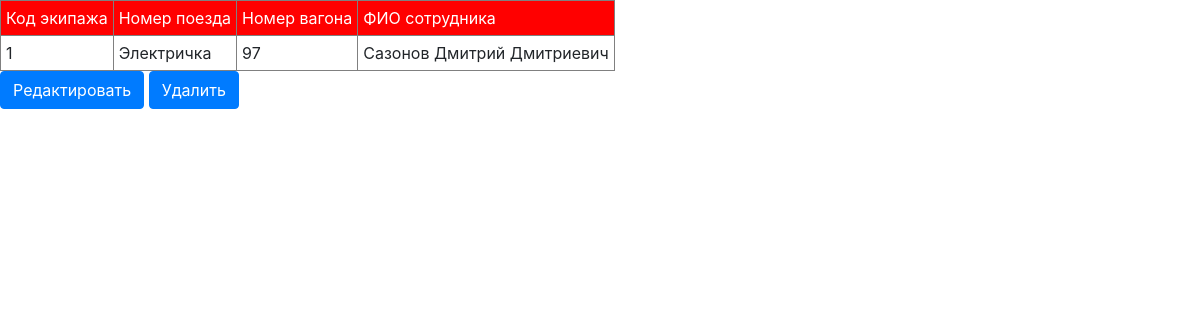
The app's page /c/1/ with its own data.
### eshkere/models.py (models this page shows, shortened)
class Crew(models.Model):
	code_of_crew = models.AutoField(primary_key=True, verbose_name='КОД ЭКИПАЖА')
	number_of_train = models.ForeignKey(Train, on_delete=models.CASCADE, verbose_name='НОМЕР ПОЕЗДА')
	number_of_rcar = models.CharField(max_length=255, verbose_name='НОМЕР ВАГОНА')
	code_of_staff = models.ForeignKey(Staff, on_delete=models.CASCADE, verbose_name='КОД СОТРУДНИКА')
	class Meta:
		verbose_name = 'Список экипажа'
		verbose_name_plural = 'Список экипажа'

class Train(models.Model):
	number_of_train = models.AutoField(primary_key=True, verbose_name='НОМЕР ПОЕЗДА')
	type_of_train = models.CharField(max_length=255, verbose_name='ТИП ПОЕЗДА')
	def __str__(self):
		return '%s' % (self.type_of_train)
	class Meta:
		verbose_name = 'Список поездов'
		verbose_name_plural = 'Список поездов'

class Staff(models.Model):
	code_of_staff = models.AutoField(primary_key=True, verbose_name='КОД СОТРУДНИКА')
	name = models.CharField(max_length=255, verbose_name='ФИО СОТРУДНИКА')
	birthdate_of_staff = models.DateField(auto_now = True, verbose_name='ДАТА РОЖДЕНИЯ СОТРУДНИКА')
	code_of_passport = models.CharField(max_length=255, verbose_name='ПАСПОРТНЫЕ ДАННЫЕ')
	code_of_position = models.ForeignKey(Position, on_delete=models.CASCADE, verbose_name='КОД ДОЛЖНОСТИ')
	special_sign = models.CharField(max_length=255, verbose_name='ОСОБЫЕ ПРИМЕТЫ')
	m_e_data = models.CharField(max_length=255, verbose_name='ДАННЫЕ МЕДОСМОТРА')
	def __str__(self):
		return '%s' % self.name
	class Meta:
		verbose_name='Список сотрудников'
		verbose_name_plural='Список сотрудников'

### eshkere/views.py (the view)
# urls.py: path('c/<int:pk>/', tableDetailCrew.as_view(), name='crew'),
class tableDetailCrew(DetailView):
	template_name = 'crew_detail.html'
	model = Crew

### eshkere/templates/crew_detail.html (shortened to what this page needs)
<!DOCTYPE html>
<html>
<head>
	<link rel="stylesheet" href="">
	<link rel="stylesheet" href="https://stackpath.bootstrapcdn.com/bootstrap/4.3.1/css/bootstrap.min.css">
</head>
<body>
	{% block content %}
	<table border="1" cellpadding="5px">
		<tr style="background: red; color: white;">
			<td>Код экипажа</td>
			<td>Номер поезда</td>
			<td>Номер вагона</td>
			<td>ФИО сотрудника</td>
		</tr>
		<tr>
			<td>{{object.pk}}</td>
			<td>{{object.number_of_train}}</td>
			<td>{{object.number_of_rcar}}</td>
			<td>{{object.code_of_staff}}</td>
		</tr>
	</table>
	<a href="{% url 'updatecrew' object.pk %}" class="btn btn-primary">Редактировать</a>
	<a href="{% url 'deletecrew' object.pk %}" class="btn btn-primary">Удалить</a>
	{% endblock %}
</body>
</html>

### records on screen
Crew: pk "1", number_of_train "Электричка", number_of_rcar "97", code_of_staff "Сазонов Дмитрий Дмитриевич"
